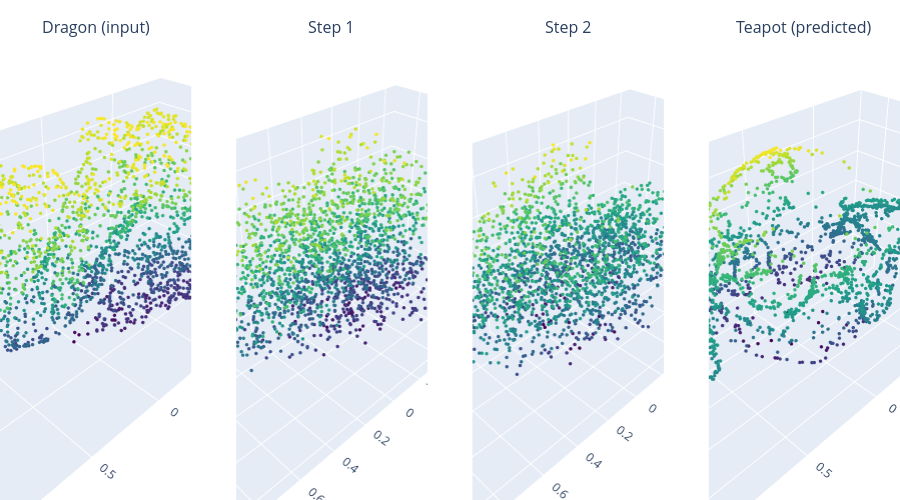

The code cell stored with this chart in its notebook:
### Markdown cell above
# Dragon -> Teapot

### Code cell
print("=== Dragon → Teapot ===")
pred_dragon = show_transition(DRAGON_PATH, model_dragon, DEVICE, "Dragon (input)")

### Figure 1 — Plotly figure (JSON) as saved in the notebook; plotly's stock layout.template omitted (floating-point values rounded to 4 significant figures; data arrays with more than 128 entries replaced by an {"elided": "..."} marker saying what was removed)
{"data": [{"marker": {"color": {"elided": "2048 float values"}, "colorscale": [[0.0, "#440154"], [0.1111, "#482878"], [0.2222, "#3e4989"], [0.3333, "#31688e"], [0.4444, "#26828e"], [0.5556, "#1f9e89"], [0.6667, "#35b779"], [0.7778, "#6ece58"], [0.8889, "#b5de2b"], [1.0, "#fde725"]], "size": 2}, "mode": "markers", "showlegend": false, "x": {"elided": "2048 float values"}, "y": {"elided": "2048 float values"}, "z": {"elided": "2048 float values"}, "type": "scatter3d", "scene": "scene"}, {"marker": {"color": {"elided": "2048 float values"}, "colorscale": [[0.0, "#440154"], [0.1111, "#482878"], [0.2222, "#3e4989"], [0.3333, "#31688e"], [0.4444, "#26828e"], [0.5556, "#1f9e89"], [0.6667, "#35b779"], [0.7778, "#6ece58"], [0.8889, "#b5de2b"], [1.0, "#fde725"]], "size": 2}, "mode": "markers", "showlegend": false, "x": {"elided": "2048 float values"}, "y": {"elided": "2048 float values"}, "z": {"elided": "2048 float values"}, "type": "scatter3d", "scene": "scene2"}, {"marker": {"color": {"elided": "2048 float values"}, "colorscale": [[0.0, "#440154"], [0.1111, "#482878"], [0.2222, "#3e4989"], [0.3333, "#31688e"], [0.4444, "#26828e"], [0.5556, "#1f9e89"], [0.6667, "#35b779"], [0.7778, "#6ece58"], [0.8889, "#b5de2b"], [1.0, "#fde725"]], "size": 2}, "mode": "markers", "showlegend": false, "x": {"elided": "2048 float values"}, "y": {"elided": "2048 float values"}, "z": {"elided": "2048 float values"}, "type": "scatter3d", "scene": "scene3"}, {"marker": {"color": {"elided": "2048 float values"}, "colorscale": [[0.0, "#440154"], [0.1111, "#482878"], [0.2222, "#3e4989"], [0.3333, "#31688e"], [0.4444, "#26828e"], [0.5556, "#1f9e89"], [0.6667, "#35b779"], [0.7778, "#6ece58"], [0.8889, "#b5de2b"], [1.0, "#fde725"]], "size": 2}, "mode": "markers", "showlegend": false, "x": {"elided": "2048 float values"}, "y": {"elided": "2048 float values"}, "z": {"elided": "2048 float values"}, "type": "scatter3d", "scene": "scene4"}], "layout": {"scene": {"domain": {"x": [0.0, 0.2125], "y": [0.0, 1.0]}}, "scene2": {"domain": {"x": [0.2625, 0.475], "y": [0.0, 1.0]}}, "scene3": {"domain": {"x": [0.525, 0.7375], "y": [0.0, 1.0]}}, "scene4": {"domain": {"x": [0.7875, 1.0], "y": [0.0, 1.0]}}, "annotations": [{"font": {"size": 16}, "showarrow": false, "text": "Dragon (input)", "x": 0.1062, "xanchor": "center", "xref": "paper", "y": 1.0, "yanchor": "bottom", "yref": "paper"}, {"font": {"size": 16}, "showarrow": false, "text": "Step 1", "x": 0.3688, "xanchor": "center", "xref": "paper", "y": 1.0, "yanchor": "bottom", "yref": "paper"}, {"font": {"size": 16}, "showarrow": false, "text": "Step 2", "x": 0.6313, "xanchor": "center", "xref": "paper", "y": 1.0, "yanchor": "bottom", "yref": "paper"}, {"font": {"size": 16}, "showarrow": false, "text": "Teapot (predicted)", "x": 0.8938, "xanchor": "center", "xref": "paper", "y": 1.0, "yanchor": "bottom", "yref": "paper"}], "margin": {"l": 0, "r": 0, "t": 40, "b": 0}, "height": 500}}
